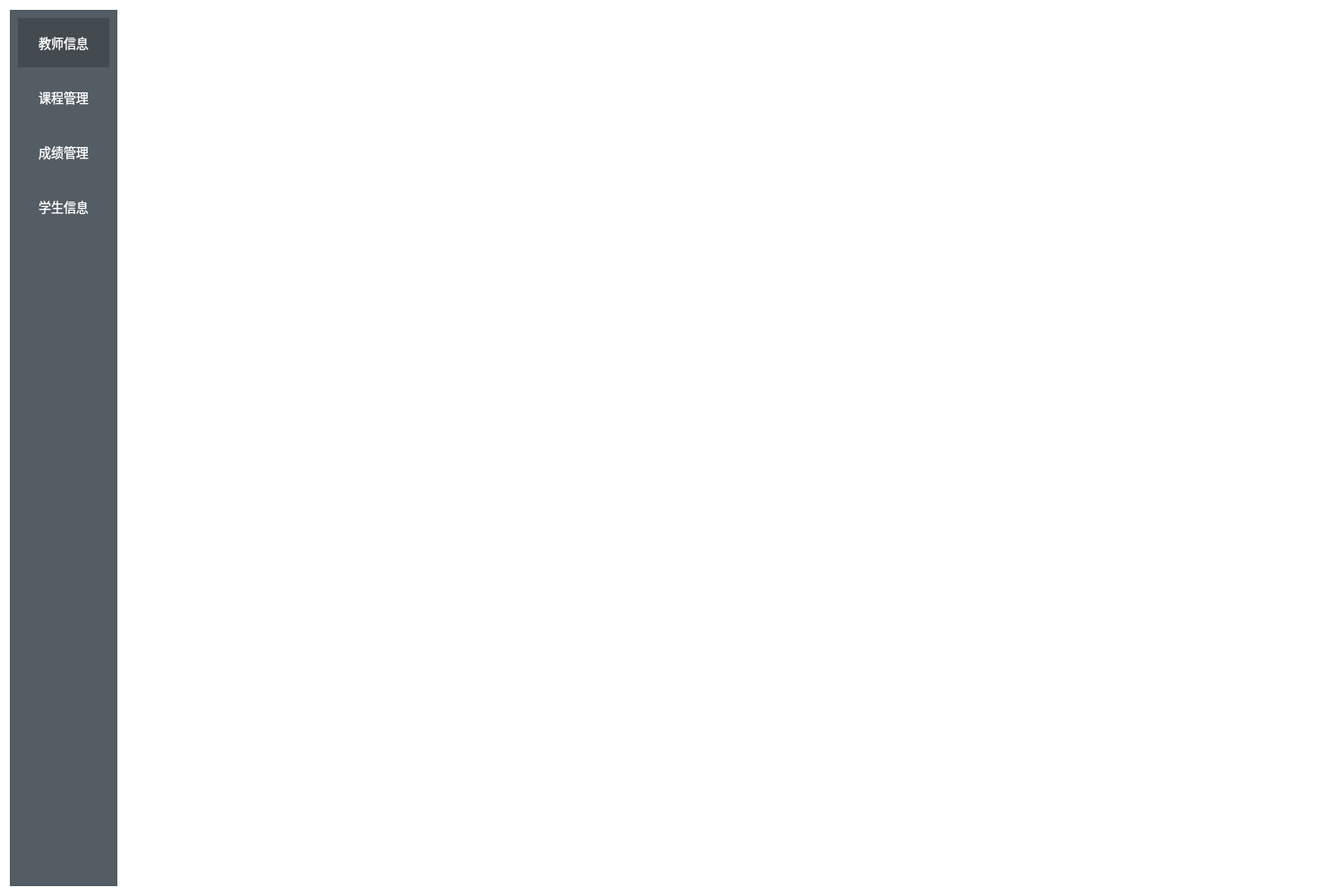
<?xml version="1.0" encoding="UTF-8"?>
<ui version="4.0">
 <class>teacherUser</class>
 <widget class="QDialog" name="teacherUser">
  <property name="geometry">
   <rect>
    <x>0</x>
    <y>0</y>
    <width>1500</width>
    <height>1000</height>
   </rect>
  </property>
  <property name="windowTitle">
   <string>教师页面</string>
  </property>
  <property name="styleSheet">
   <string notr="true">QWidget#tool QPushButton{border:none;background-color:rgb(84,92,100);min-height:55px;font-size:14px;font-family:&quot;黑体&quot;;color:white;}
QWidget#tool QPushButton:checked{border:none;background-color:rgb(67,74,80);}
QWidget#tool {background-color:rgb(84,92,100);}
QDialog{background-color:white;}</string>
  </property>
  <layout class="QGridLayout" name="gridLayout">
   <item row="0" column="0">
    <widget class="QWidget" name="tool" native="true">
     <property name="minimumSize">
      <size>
       <width>120</width>
       <height>0</height>
      </size>
     </property>
     <property name="maximumSize">
      <size>
       <width>120</width>
       <height>16777215</height>
      </size>
     </property>
     <property name="styleSheet">
      <string notr="true"/>
     </property>
     <layout class="QGridLayout" name="gridLayout_3">
      <item row="4" column="0">
       <widget class="QPushButton" name="btn_stuInfo">
        <property name="text">
         <string>学生信息</string>
        </property>
        <property name="checkable">
         <bool>true</bool>
        </property>
        <attribute name="buttonGroup">
         <string notr="true">buttonGroup</string>
        </attribute>
       </widget>
      </item>
      <item row="1" column="0">
       <widget class="QPushButton" name="btn_course">
        <property name="text">
         <string>课程管理</string>
        </property>
        <property name="checkable">
         <bool>true</bool>
        </property>
        <attribute name="buttonGroup">
         <string notr="true">buttonGroup</string>
        </attribute>
       </widget>
      </item>
      <item row="5" column="0">
       <spacer name="verticalSpacer_3">
        <property name="orientation">
         <enum>Qt::Vertical</enum>
        </property>
        <property name="sizeHint" stdset="0">
         <size>
          <width>117</width>
          <height>37</height>
         </size>
        </property>
       </spacer>
      </item>
      <item row="3" column="0">
       <widget class="QPushButton" name="btn_score">
        <property name="text">
         <string>成绩管理</string>
        </property>
        <property name="checkable">
         <bool>true</bool>
        </property>
        <attribute name="buttonGroup">
         <string notr="true">buttonGroup</string>
        </attribute>
       </widget>
      </item>
      <item row="0" column="0">
       <widget class="QPushButton" name="btn_teaInfo">
        <property name="text">
         <string>教师信息</string>
        </property>
        <property name="checkable">
         <bool>true</bool>
        </property>
        <property name="checked">
         <bool>true</bool>
        </property>
        <attribute name="buttonGroup">
         <string notr="true">buttonGroup</string>
        </attribute>
       </widget>
      </item>
     </layout>
    </widget>
   </item>
   <item row="0" column="1">
    <widget class="QStackedWidget" name="stackedWidget">
     <property name="styleSheet">
      <string notr="true">QPushButton[name=&quot;btn&quot;]{font-size:14px;min-height:28px;padding:4px;min-width:85px}
QLineEdit[name=&quot;le&quot;]{border-radius:4px;min-height:25px;border:1px solid gray;min-width:280px;max-width:280px;}
QLabel[name=&quot;lb&quot;]{font:14px '黑体';}
QLabel[name=&quot;title&quot;]{font:18px '宋体';}
QWidget[name=&quot;bg&quot;]{background-color:white;}</string>
     </property>
    </widget>
   </item>
  </layout>
 </widget>
 <resources/>
 <connections/>
 <buttongroups>
  <buttongroup name="buttonGroup"/>
 </buttongroups>
</ui>
